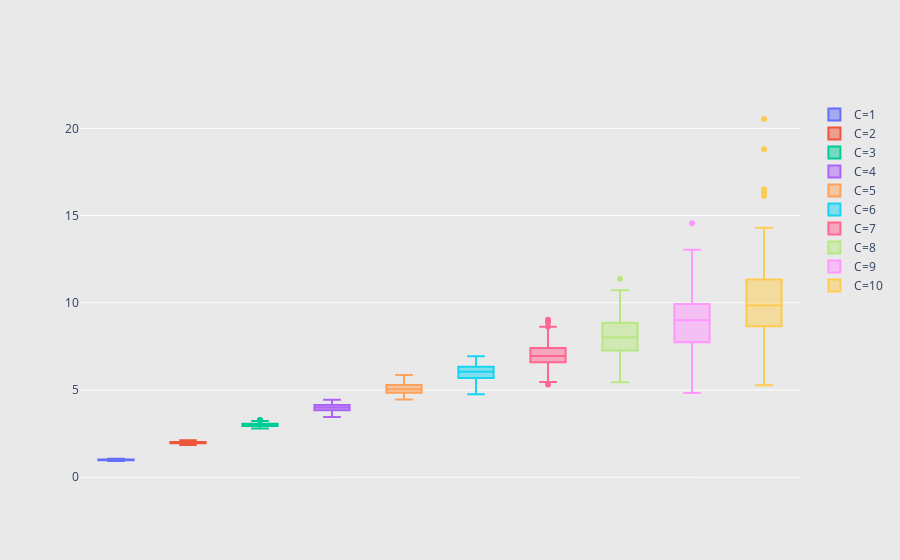

Notebook code cell kept with this figure:
### Code cell
fig = go.Figure(data=[go.Box(y=simulator_distribution[C], name=f'C={C}') for C in C_values])
fig.update_layout(
    xaxis=dict(showgrid=False, zeroline=False, showticklabels=False),
    yaxis=dict(zeroline=False, gridcolor='white'),
    paper_bgcolor='rgb(233,233,233)',
    plot_bgcolor='rgb(233,233,233)',
)
fig.show()
